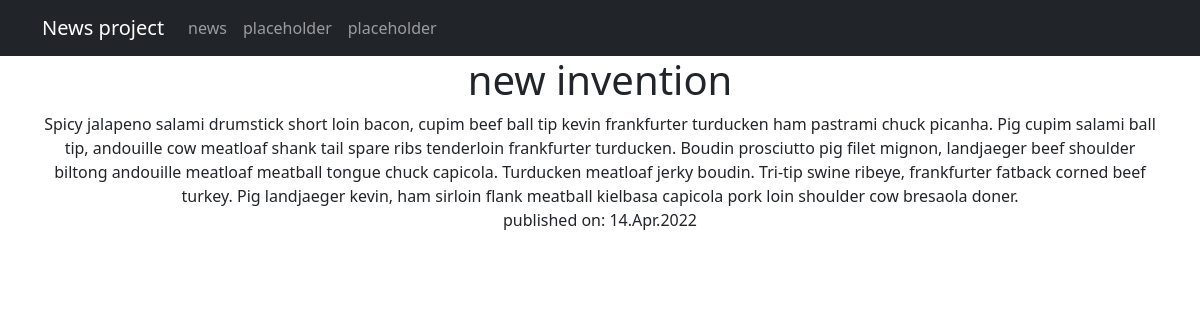
Screenshot of /news/1 with the database file from the repository.
### news/models.py (models this page shows, shortened)
class Post(models.Model):
    author = models.ForeignKey(Author, on_delete=models.CASCADE)
    type = models.CharField(max_length=2, choices=post_types)
    creation_time = models.DateTimeField(auto_now_add=True)
    categories = models.ManyToManyField(Category, through="PostCategory")
    header = models.CharField(max_length=255)
    text = models.TextField()
    rating = models.IntegerField(default=0)

### news/views.py (the view)
# urls.py: path('<int:pk>', NewsDetail.as_view()),
class NewsDetail(DetailView):
    model = Post
    template_name = "news_detail.html"
    context_object_name = "news_detail"

### news/templatetags/custom_filters.py (called while the page is built)
@register.filter()
def censor(text):
    text = text.split()
    for i, word in enumerate(text):
        print(text[i])
        if "".join(c for c in word.lower() if c.isalpha()) in WORD_BLACKLIST:
            text[i] = word[0] + "".join("*" for _ in word[1:-1]) + word[-1]
            print(text[i])
    return " ".join(text)

### templates/news_detail.html (shortened to what this page needs)
{% extends 'flatpages/default.html' %}
{% load custom_filters %}
{% block content %}
<h1>{{news_detail.header|censor}}</h1>
<div>{{news_detail.text|censor}}<br>published on: {{news_detail.creation_time|date:'d.M.Y'}}</div>
{% endblock content %}

### rows the page displays
Post: header|censor "new invention", text|censor "Spicy jalapeno salami drumstick short loin bacon, cupim beef ball tip kevin frankfurter turducken ham pastrami chuck picanha. Pig cupim salami ball tip, andouille cow meatloaf shank tail spare ribs tenderloin frankfurter turducken. Boudin prosciutto pig filet mignon, landjaeger beef shoulder biltong andouille meatloaf meatball tongue chuck capicola. Turducken meatloaf jerky boudin. Tri-tip swine ribeye, frankfurter fatback corned beef turkey. Pig landjaeger kevin, ham sirloin flank meatball kielbasa capicola pork loin shoulder cow bresaola doner.", creation_time "14.Apr.2022"
